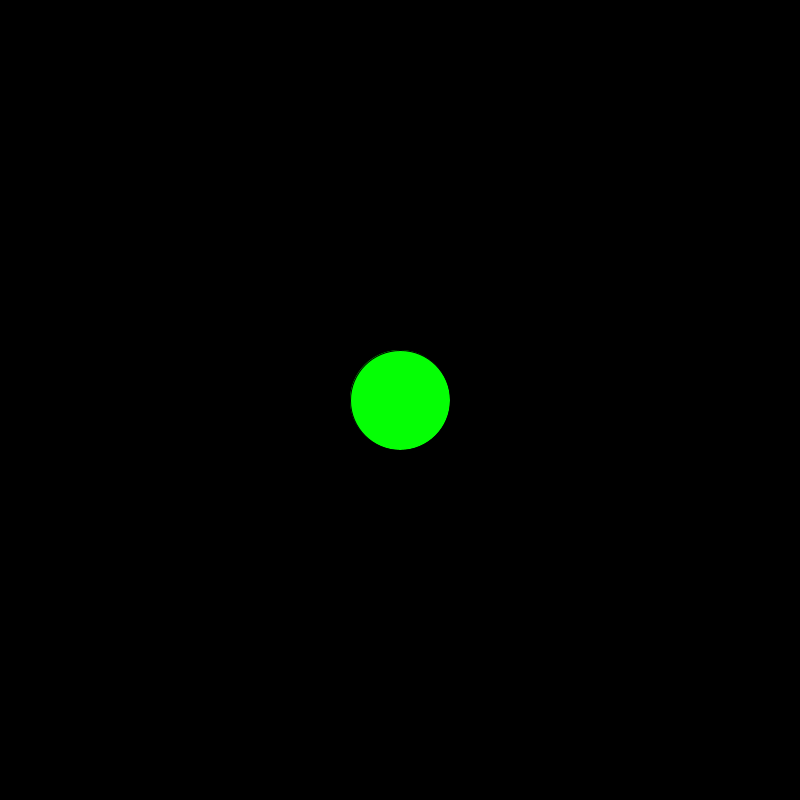
Frame 1 (no input)
Frame 60 (the mouse pressed at the canvas centre just before this capture): identical to frame 1, image omitted
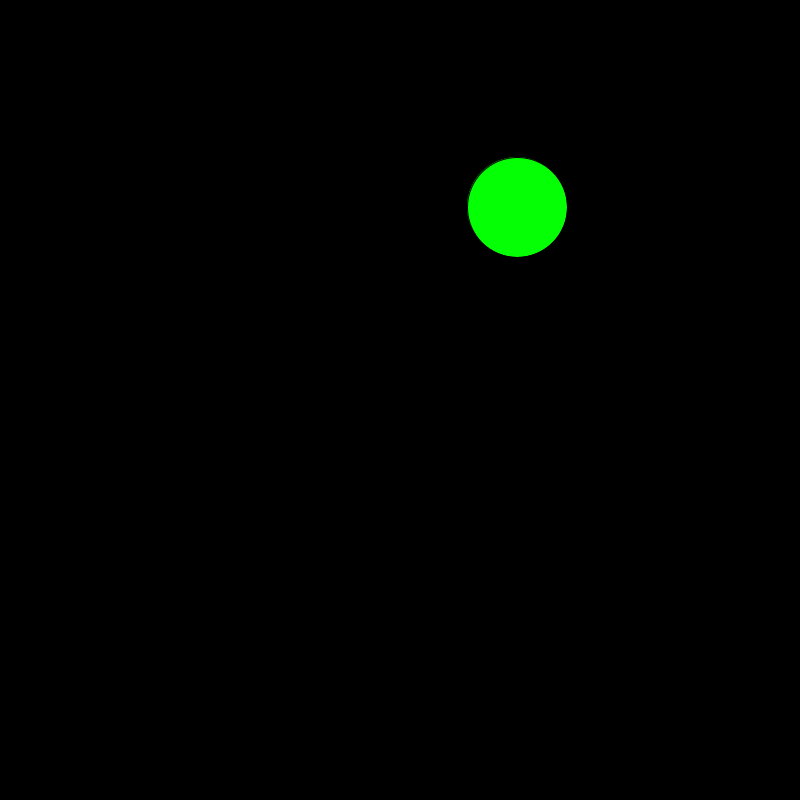
Frame 120 (the mouse held since frame 60 and released just before this capture)

The Processing sketch that drew these frames (run headless with seeded random() and noise(); from frame 60 on, the mouse is pressed at the canvas centre):

// Processing sketch: slippery_dot
// ── slippery_dot.pde
 // 1. Create three integer variables to represent the x, y, and the size of the ellipse
       int x=400;
       int y=400;
       int boi=100;
    void setup() {
      // 2. Set the size of your sketch
    size(800,800);
    }
    
    void draw() {
      // 3. Set the background color of your sketch
      background(0,0,0);
      // 4. Draw an ellipse. Make sure it fits in the window.
      fill(5,255,5);
      ellipse(x,y,boi,boi);
      // Use the variables created at the top of the sketch, 
      // for the location and size of your ellipse
    
    }
    
    void mousePressed() {
      //5. Create an integer variable called distance
      int distance= getDistance(x,y,mouseX,mouseY); 
      //6. Set the value of the distance variable to the value returned by the getDistance method
      //   Pass the mouse's x and y (mouseX and mouseY) and the x and y of your ellipse to the method.
                                                  
      //7.  Use an if statement to check if the distance variable is < the radius of the ellipse
      //    If it is, set a new x and y for the ellipse, using a random location on the window
      //    Hint: Use the Processing random() function
      x=(int)random(width);
           y=(int)random(width);
       if(distance < 50){
         
        
         
       }
                       
                       
    }
    
    int getDistance(int x1, int y1, int x2, int y2) {
      return (int)Math.sqrt(Math.pow((x1-x2),2) + Math.pow((y1-y2),2));
    }
